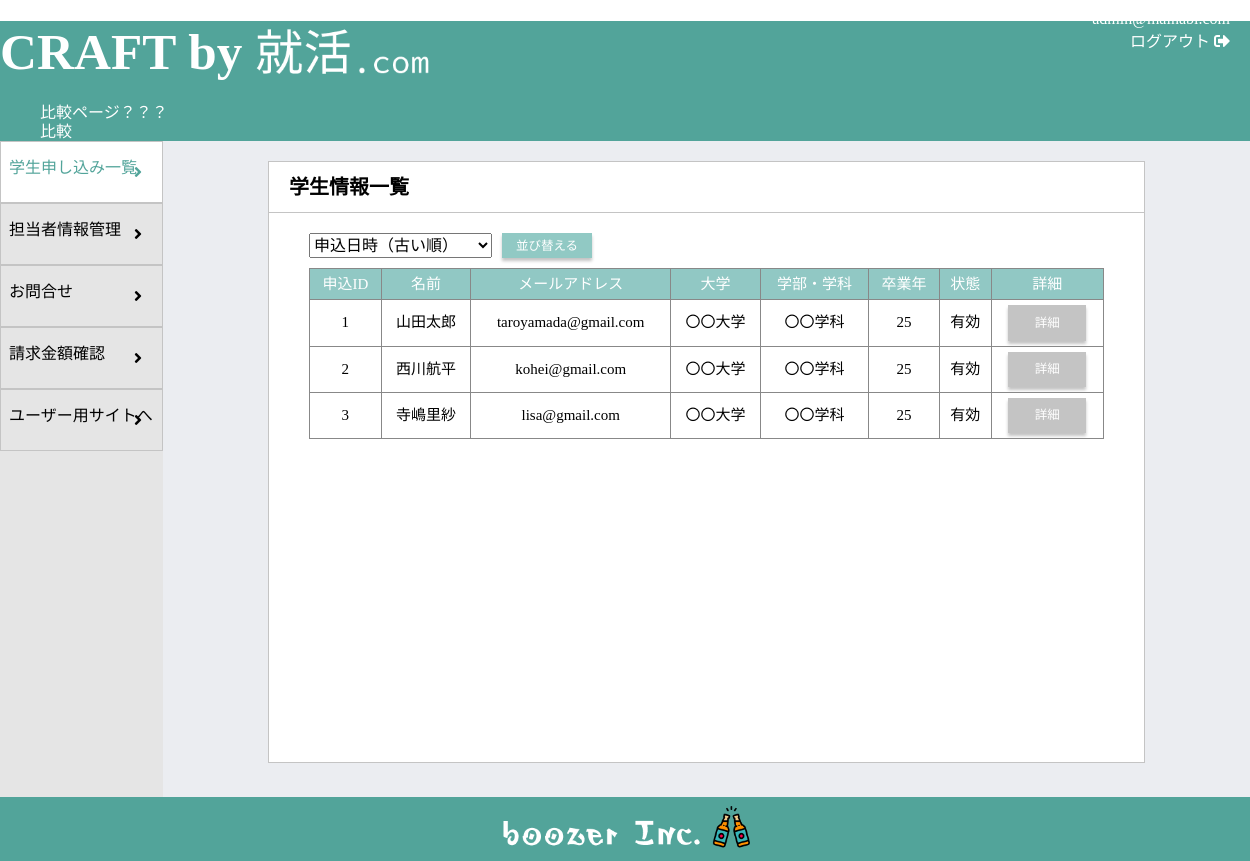
/agent_admin/students_info.php (signed in), run on the app's committed database.
### tables this page shows
CREATE TABLE students_contact (
    id INT AUTO_INCREMENT NOT NULL PRIMARY KEY,
    name VARCHAR(255) NOT NULL,
    email VARCHAR(255) NOT NULL,
     
    phone VARCHAR(255) NOT NULL,
    university VARCHAR(255) NOT NULL,
    faculty VARCHAR(255) NOT NULL,
    address VARCHAR(255) NOT NULL,
    grad_year INT NOT NULL,
    created_at DATETIME NOT NULL DEFAULT CURRENT_TIMESTAMP
);

CREATE TABLE students_agent (
    id INT AUTO_INCREMENT NOT NULL PRIMARY KEY,
    student_id INT NOT NULL,
    agent_id INT NOT NULL,
    agent VARCHAR(255) NOT NULL,
    deleted_at DATETIME,
    status VARCHAR(255) DEFAULT '有効' 
);

### src/agent_admin/students_info.php (the view, shortened to what this page needs)
<?php
require('../_header.php');
require('../dbconnect.php');
?>
<!DOCTYPE html>
<html lang="en">
<head>
</head>
<body>
    <div class="util_logout">
        <p class="util_logout_email"><?= $_SESSION['check_email'] ?></p>
        <a href="./login/logout.php">
            ログアウト
            <i class="fas fa-sign-out-alt"></i>
        </a>
    </div>
    <div class="util_container">
        <div class="util_sidebar">
            <div class="util_sidebar_button util_sidebar_button--selected">
                <a class="util_sidebar_link  util_sidebar_link--selected" href="/agent_admin/students_info.php">学生申し込み一覧</a>
                <i class="fas fa-angle-right"></i>
            </div>
            <div class="util_sidebar_button">
                <a class="util_sidebar_link" href="/agent_admin/edit_info.php">担当者情報管理</a>
                <i class="fas fa-angle-right"></i>
            </div>
            <div class="util_sidebar_button">
                <a class="util_sidebar_link" href="/agent_admin/inquiries.php">お問合せ</a>
                <i class="fas fa-angle-right"></i>
            </div>
            <div class="util_sidebar_button">
                <a class="util_sidebar_link" href="/agent_admin/invoice.php">請求金額確認</a>
                <i class="fas fa-angle-right"></i>
            </div>
            <div class="util_sidebar_button">
                <a class="util_sidebar_link" href="/userpage/top.php" target="_blank">ユーザー用サイトへ</a>
                <i class="fas fa-angle-right"></i>
            </div>
        </div>
        <div class="util_content">
            <div class="util_title">
                <h2 class="util_title--text">
                    学生情報一覧
                </h2>
            </div>
            <div class="info">
                <form method="POST" action="students_info.php">
                    <div class="table_cont">
                        <div class="info_control">
                            <select class="info_select" name="sort">
                                <?php
                                $sort = '';
                                $orders_list = array(
                                    "申込日時（古い順）",
                                    "申込日時（新しい順）"
                                );
                                foreach ($orders_list as $value) {
                                    if ($value === $sort) {
                                        echo "<option value='$value' selected>" . $value . "</option>";
                                    } else {
                                        echo "<option value='$value'>" . $value . "</option>";
                                    }
                                }
                                ?>
                            </select>
                            <input class="info_button" type="submit" name="sort_button" value="並び替える">
                        </div>
                        <?php
                        if ($sort == "申込日時（古い順）") {
                            $sort_sql = " ORDER BY students_contact.created_at ASC";
                            $_SESSION['sort_select'] = "申込日時（古い順）";
                        } elseif ($sort == "申込日時（新しい順）") {
                            $sort_sql = " ORDER BY students_contact.created_at DESC";
                            $_SESSION['sort_select'] = "申込日時（新しい順）";
                        } else {
                            $sort_sql = " ";
                        }
                        $sql = "SELECT students_agent.id AS application_id, students_contact.id, students_contact.name, students_contact.email, students_contact.phone, students_contact.university, students_contact.faculty, students_contact.address, students_contact.grad_year, students_agent.agent, students_agent.deleted_at, students_agent.status FROM students_contact JOIN students_agent ON students_contact.id = students_agent.student_id WHERE students_agent.agent = ?" . $sort_sql;
                        $sql_prepare = $db->prepare($sql);
                        $sql_prepare->execute(array($_SESSION['check_agent_name']));
                        $all_students_info = $sql_prepare->fetchAll();
                        ?>
                        <div class="cont_for_scroll">
                            <table class="table" border=1; style=border-collapse:collapse;>
                                <tr>
                                    <th>申込ID</th>
                                    <th>名前</th>
                                    <th>メールアドレス</th>
                                    <th>大学</th>
                                    <th>学部・学科</th>
                                    <th>卒業年</th>
                                    <th>状態</th>
                                    <th>詳細</th>
                                </tr>
                                <?php
                                foreach ($all_students_info as $student_info) {
                                    echo "<tr>";
                                    echo "<th>";
                                    echo $student_info['id'];
                                    echo "</th>";
                                    echo "<th>";
                                    echo $student_info['name'];
                                    echo "</th>";
                                    echo "<th>";
                                    echo $student_info['email'];
                                    echo "</th>";
                                    echo "<th>";
                                    echo $student_info['university'];
                                    echo "</th>";
                                    echo "<th>";
                                    echo $student_info['faculty'];
                                    echo "</th>";
                                    echo "<th>";
                                    echo $student_info['grad_year'];
                                    echo "</th>";
                                    echo "<th>";
                                    echo $student_info['status'];
                                    echo "</th>";
                                    echo "<th><a class='util_action_button util_action_button--list center_list' href='students_info_more.php?id=";
                                    echo $student_info['application_id'];
                                    echo "'> 詳細";
                                    echo "</a></th>";
                                    echo "</tr>";
                                };
                                echo "</table>";
                                echo "</div>";
                                echo "</div>";
                                ?>
                        </div>
            </div>
        </div>
</body>
<?php require('../_footer.php'); ?>
</html>

### data on the page
students_contact: id "1", name "山田太郎", email "taroyamada@gmail.com", university "〇〇大学", faculty "〇〇学科", grad_year "25", students_agent.status "有効"
students_contact: id "2", name "西川航平", email "kohei@gmail.com", university "〇〇大学", faculty "〇〇学科", grad_year "25", students_agent.status "有効"
students_contact: id "3", name "寺嶋里紗", email "lisa@gmail.com", university "〇〇大学", faculty "〇〇学科", grad_year "25", students_agent.status "有効"

### other printed values
$_SESSION['check_email'] "admin@mainabi.com"
form field sort "申込日時（古い順）"
